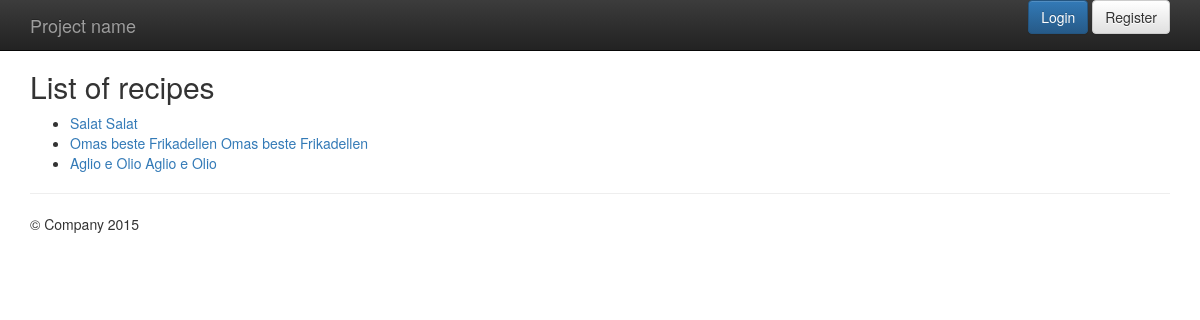
Before: / with the older database file.
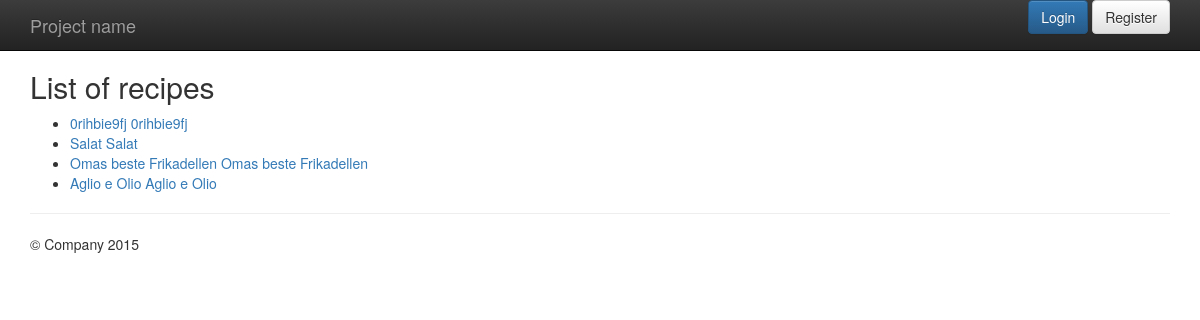
After: the same page with the newer database file.
### recipes/models.py (models this page shows, shortened)
class Recipe(models.Model):
    DIFFICULTY_EASY = 1
    DIFFICULTY_MEDIUM = 2
    DIFFICULTY_HARD = 3
    DIFFICULTIES = (
        (DIFFICULTY_EASY, 'simple'),
        (DIFFICULTY_MEDIUM, 'normal'),
        (DIFFICULTY_HARD, 'hard'),
    )
    title = models.CharField('Title', max_length=255)
    slug = models.SlugField(unique=True)
    ingredients = models.TextField('Ingredients',
        help_text='One ingredient per line')
    preparation = models.TextField('Preparation')
    time_for_preparation = models.IntegerField('Time for preparation',
        help_text='Time in minutes', blank=True, null=True)
    number_of_portions = models.PositiveIntegerField('Number of portions')
    difficulty = models.SmallIntegerField('Difficulty',
        choices=DIFFICULTIES, default=DIFFICULTY_MEDIUM)
    category = models.ManyToManyField(Category, verbose_name='Categories')  # related_name='recipe_set'
    author = models.ForeignKey(User, verbose_name='Author')
    photo = models.ImageField(upload_to='recipes', verbose_name='Photo', blank=True, null=True)
    date_created = models.DateTimeField(editable=False)
    date_updated = models.DateTimeField(editable=False)
    class Meta:
        verbose_name = 'Recipe'
        verbose_name_plural = 'Recipes'
        ordering = ['-date_created']
    def __str__(self):
        return self.title
    def get_absolute_url(self):
        return reverse('recipes_recipe_detail', kwargs={'slug': self.slug})

### recipes/views.py (the view)
# urls.py: url(r'^$', recipes.views.index,
def index(request):
    recipes = Recipe.objects.all()
    logger.debug('recipes = {}'.format(recipes))
    logger.debug('request = {}'.format(request))
    logger.debug('locals() = {}'.format(locals()))
    return render(request, 'recipes/index.html', {'object_list': recipes})

### recipes/templates/recipes/index.html (shortened to what this page needs)
{% extends "base.html" %}
{% block content %}
<h2>List of recipes</h2>
<ul>
    {% for recipe in object_list %}
    <li>
        <a href="{{ recipe.get_absolute_url }}">{{ recipe.title }}</a>
        <a href="{% url 'recipes_recipe_detail' recipe.slug %}">{{ recipe.title }}</a>
    </li>
    {% endfor %}
</ul>
{% endblock %}

### templates/base.html (shortened to what this page needs)
{% load static %}
<!doctype html>
 <html class="no-js" lang="">
    <head>
        <link rel="stylesheet" href="{% static 'css/bootstrap.min.css' %}">
        <link rel="stylesheet" href="{% static 'css/bootstrap-theme.min.css' %}">
        <link rel="stylesheet" href="{% static 'css/main.css' %}">
    </head>
    <body>
    <nav class="navbar navbar-inverse navbar-fixed-top" role="navigation">
      <div class="container">
        <div class="navbar-header">
          <a class="navbar-brand" href="#">Project name</a>
        </div>
        <div id="navbar" class="navbar-collapse collapse">
          {% block toggle_login %}
            {% include "userauth/toggle_login.html" %}
          {% endblock %}
        </div>
      </div>
    </nav>
    <div class="container">
      <div>
        {% block content %}{% endblock %}
      </div>
      <hr>
      <footer>
        <p>&copy; Company 2015</p>
      </footer>
    </div>         <script src="//ajax.googleapis.com/ajax/libs/jquery/1.11.2/jquery.min.js"></script>
    </body>
</html>

### userauth/templates/userauth/toggle_login.html
{% if user.is_authenticated %}
<ul class="nav navbar-nav">
    <li><a href="{% url 'recipes_recipe_create' %}">Create recipe</a></li>
</ul>
<ul class="nav pull-right">
    <li class="dropdown">
        <a class="dropdown-toggle" id="dropuser" data-toggle="dropdown" href="#">
            {{ user.username }}</a>
        <ul class="dropdown-menu" role="menu" aria-labelledby="dropuser">
            <li><a href="{% url "userauth_password_change" %}">Change password</a></li>
            <li><a href="{% url "userauth_logout" %}">Logout</a></li>
        </ul>
    </li>
</ul>
{% else %}
<div class="navbar-collapse collapse pull-right">
    <a type="submit" class="btn btn-primary" href="{% url 'userauth_login' %}">Login</a>
    <a type="submit" class="btn btn-default" href="{% url 'userauth_register' %}">Register</a>
</div>
{% endif %}

### templates/base.html (style rules this page uses)
body { padding-top: 50px; padding-bottom: 20px; }

Changed rows visible on the page:
added Recipe: title "0rihbie9fj"
